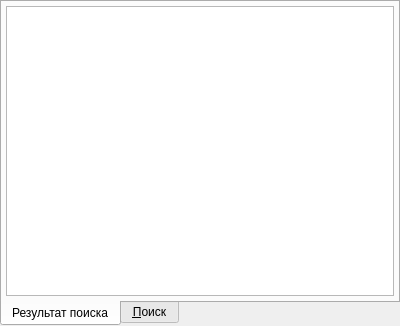
<?xml version="1.0" encoding="UTF-8"?>
<ui version="4.0">
 <class>PersonComboBoxExPopup</class>
 <widget class="QWidget" name="PersonComboBoxExPopup">
  <property name="geometry">
   <rect>
    <x>0</x>
    <y>0</y>
    <width>400</width>
    <height>326</height>
   </rect>
  </property>
  <property name="windowTitle">
   <string>Form</string>
  </property>
  <layout class="QGridLayout">
   <property name="margin">
    <number>0</number>
   </property>
   <property name="spacing">
    <number>0</number>
   </property>
   <item row="0" column="0">
    <widget class="QTabWidget" name="tabWidget">
     <property name="tabPosition">
      <enum>QTabWidget::South</enum>
     </property>
     <property name="tabShape">
      <enum>QTabWidget::Rounded</enum>
     </property>
     <property name="currentIndex">
      <number>0</number>
     </property>
     <widget class="QWidget" name="tabList">
      <attribute name="title">
       <string>Результат поиска</string>
      </attribute>
      <layout class="QVBoxLayout">
       <property name="spacing">
        <number>4</number>
       </property>
       <property name="margin">
        <number>4</number>
       </property>
       <item>
        <widget class="CTableView" name="tblPerson"/>
       </item>
      </layout>
     </widget>
     <widget class="QWidget" name="tabSearch">
      <attribute name="title">
       <string>&amp;Поиск</string>
      </attribute>
      <layout class="QGridLayout">
       <property name="margin">
        <number>4</number>
       </property>
       <property name="spacing">
        <number>4</number>
       </property>
       <item row="1" column="0">
        <widget class="QLabel" name="lblOrgStructure">
         <property name="sizePolicy">
          <sizepolicy hsizetype="Fixed" vsizetype="Preferred">
           <horstretch>0</horstretch>
           <verstretch>0</verstretch>
          </sizepolicy>
         </property>
         <property name="text">
          <string>&amp;Подразделение</string>
         </property>
         <property name="buddy">
          <cstring>cmbOrgStructure</cstring>
         </property>
        </widget>
       </item>
       <item row="11" column="0" colspan="2">
        <spacer>
         <property name="orientation">
          <enum>Qt::Horizontal</enum>
         </property>
         <property name="sizeHint" stdset="0">
          <size>
           <width>231</width>
           <height>20</height>
          </size>
         </property>
        </spacer>
       </item>
       <item row="4" column="0">
        <widget class="QLabel" name="lblSpeciality">
         <property name="sizePolicy">
          <sizepolicy hsizetype="Fixed" vsizetype="Preferred">
           <horstretch>0</horstretch>
           <verstretch>0</verstretch>
          </sizepolicy>
         </property>
         <property name="text">
          <string>&amp;Специальность</string>
         </property>
         <property name="buddy">
          <cstring>cmbSpeciality</cstring>
         </property>
        </widget>
       </item>
       <item row="5" column="0">
        <widget class="QLabel" name="lblActivity">
         <property name="sizePolicy">
          <sizepolicy hsizetype="Fixed" vsizetype="Preferred">
           <horstretch>0</horstretch>
           <verstretch>0</verstretch>
          </sizepolicy>
         </property>
         <property name="text">
          <string>&amp;Вид деятельности</string>
         </property>
         <property name="buddy">
          <cstring>cmbActivity</cstring>
         </property>
        </widget>
       </item>
       <item row="10" column="0">
        <spacer>
         <property name="orientation">
          <enum>Qt::Vertical</enum>
         </property>
         <property name="sizeHint" stdset="0">
          <size>
           <width>20</width>
           <height>141</height>
          </size>
         </property>
        </spacer>
       </item>
       <item row="11" column="2">
        <widget class="QDialogButtonBox" name="buttonBox">
         <property name="sizePolicy">
          <sizepolicy hsizetype="Fixed" vsizetype="Fixed">
           <horstretch>0</horstretch>
           <verstretch>0</verstretch>
          </sizepolicy>
         </property>
         <property name="orientation">
          <enum>Qt::Horizontal</enum>
         </property>
         <property name="standardButtons">
          <set>QDialogButtonBox::Apply|QDialogButtonBox::Reset</set>
         </property>
         <property name="centerButtons">
          <bool>false</bool>
         </property>
        </widget>
       </item>
       <item row="1" column="1" colspan="2">
        <widget class="COrgStructureComboBox" name="cmbOrgStructure"/>
       </item>
       <item row="4" column="1" colspan="2">
        <widget class="CRBComboBox" name="cmbSpeciality"/>
       </item>
       <item row="5" column="1" colspan="2">
        <widget class="CRBComboBox" name="cmbActivity"/>
       </item>
       <item row="0" column="1" colspan="2">
        <widget class="COrgComboBox" name="cmbOrganisation"/>
       </item>
       <item row="0" column="0">
        <widget class="QLabel" name="lblOrganisation">
         <property name="text">
          <string>&amp;ЛПУ</string>
         </property>
         <property name="buddy">
          <cstring>cmbOrganisation</cstring>
         </property>
        </widget>
       </item>
       <item row="7" column="1" colspan="2">
        <widget class="QCheckBox" name="chkDeallocatedPerson">
         <property name="text">
          <string>Уволенные/Заблокированные</string>
         </property>
        </widget>
       </item>
       <item row="2" column="0">
        <widget class="QLabel" name="lblPost">
         <property name="text">
          <string>&amp;Должность</string>
         </property>
         <property name="buddy">
          <cstring>cmbPost</cstring>
         </property>
        </widget>
       </item>
       <item row="2" column="1" colspan="2">
        <widget class="CRBComboBox" name="cmbPost"/>
       </item>
       <item row="3" column="1" colspan="2">
        <widget class="QCheckBox" name="chkSpeciality">
         <property name="text">
          <string>Учитывать специальность</string>
         </property>
         <property name="checked">
          <bool>true</bool>
         </property>
        </widget>
       </item>
       <item row="8" column="1" colspan="2">
        <widget class="QCheckBox" name="chkOnlyDoctors">
         <property name="text">
          <string>Учитывать только врачебные должности</string>
         </property>
         <property name="checked">
          <bool>true</bool>
         </property>
        </widget>
       </item>
       <item row="6" column="1" colspan="2">
        <widget class="CRBComboBox" name="cmbTariffCategory"/>
       </item>
       <item row="6" column="0">
        <widget class="QLabel" name="lblTariffCategory">
         <property name="sizePolicy">
          <sizepolicy hsizetype="Fixed" vsizetype="Preferred">
           <horstretch>0</horstretch>
           <verstretch>0</verstretch>
          </sizepolicy>
         </property>
         <property name="text">
          <string>&amp;Тарифная категория</string>
         </property>
         <property name="buddy">
          <cstring>cmbTariffCategory</cstring>
         </property>
        </widget>
       </item>
      </layout>
     </widget>
    </widget>
   </item>
  </layout>
 </widget>
 <customwidgets>
  <customwidget>
   <class>CRBComboBox</class>
   <extends>QComboBox</extends>
   <header>library/crbcombobox.h</header>
  </customwidget>
  <customwidget>
   <class>COrgStructureComboBox</class>
   <extends>QComboBox</extends>
   <header>OrgStructComboBoxes.h</header>
  </customwidget>
  <customwidget>
   <class>COrgComboBox</class>
   <extends>QComboBox</extends>
   <header>OrgComboBox.h</header>
  </customwidget>
  <customwidget>
   <class>CTableView</class>
   <extends>QTableView</extends>
   <header>library/TableView.h</header>
  </customwidget>
 </customwidgets>
 <tabstops>
  <tabstop>tabWidget</tabstop>
  <tabstop>tblPerson</tabstop>
  <tabstop>cmbOrganisation</tabstop>
  <tabstop>cmbOrgStructure</tabstop>
  <tabstop>cmbPost</tabstop>
  <tabstop>chkSpeciality</tabstop>
  <tabstop>cmbSpeciality</tabstop>
  <tabstop>cmbActivity</tabstop>
  <tabstop>cmbTariffCategory</tabstop>
  <tabstop>chkDeallocatedPerson</tabstop>
  <tabstop>chkOnlyDoctors</tabstop>
  <tabstop>buttonBox</tabstop>
 </tabstops>
 <resources/>
 <connections/>
</ui>
